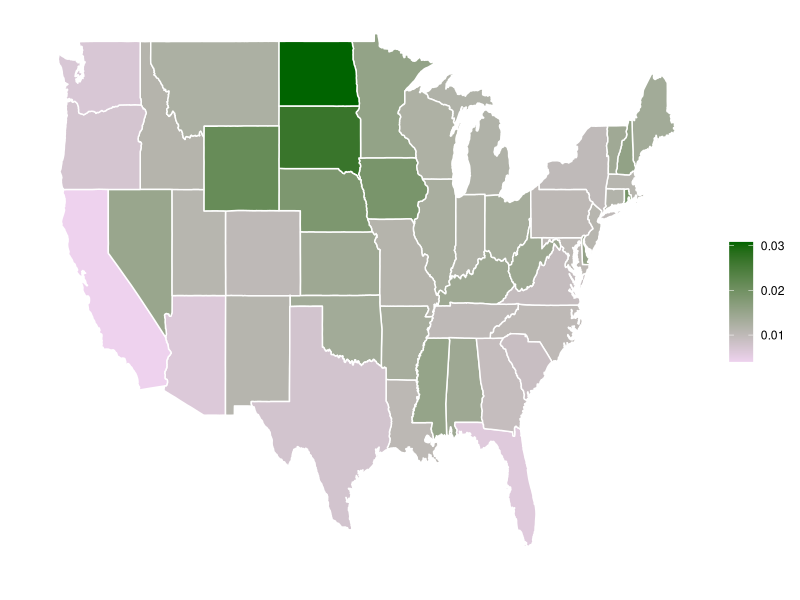
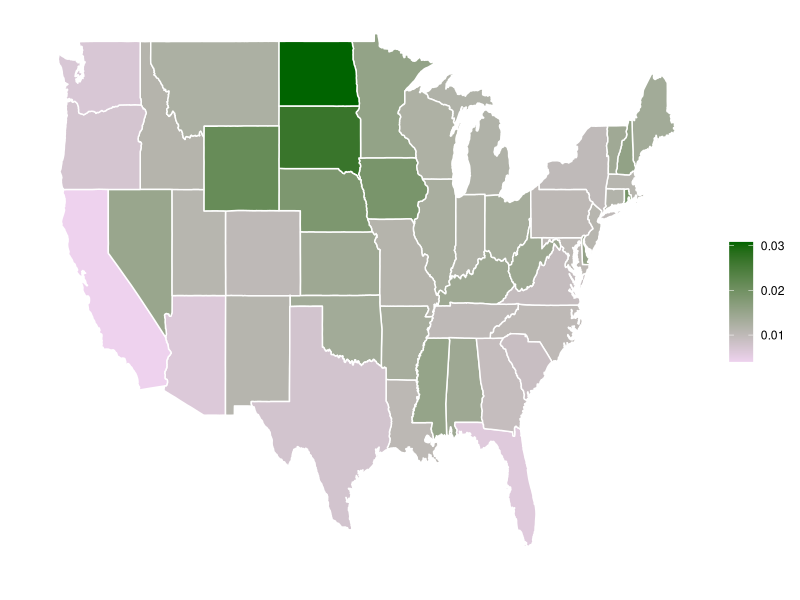

Generate these figures, in order, with R:
library(tidyverse)
library(egg)

distances <- read_csv("data/distances.csv")

### Fig. 1
Total <- merge(
  map_data("state"),
  distances
) %>% arrange(order)

p3 <- ggplot(Total) +
  geom_polygon(
    aes(x = long, y = lat, group = group, fill = horn),
    colour = "white"
  ) +
  scale_fill_continuous(low = "thistle2", high = "darkgreen", guide = "colorbar") +
  theme_bw() +
  labs(fill = "", x = "", y = "") +
  scale_y_continuous(breaks = c()) +
  scale_x_continuous(breaks = c()) +
  theme(panel.border = element_blank())
p3

ggsave(paste0("results/Fig2.eps"), p3, width = 0.75*8, height = 0.33*11)
